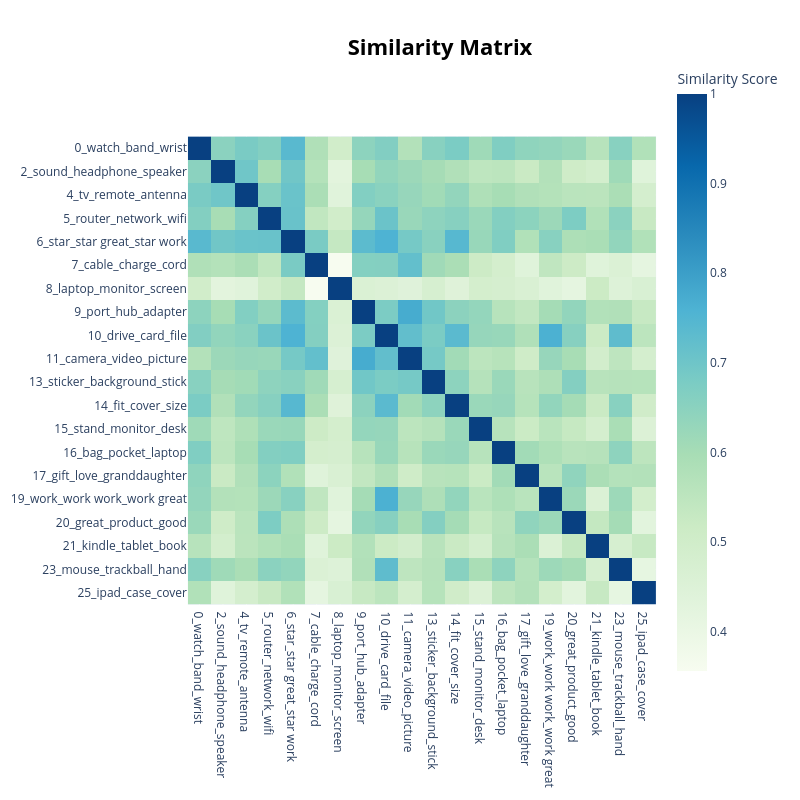

Write notebook code for a chart like this one.
### Code cell
fig = improved_topic_model.visualize_heatmap(
    top_n_topics=20
)

fig.show()
fig.write_html(
    "BERTopic_Heatmap.html"
)

### Figure 1 — Plotly figure (JSON) as saved in the notebook; plotly's stock layout.template omitted (floating-point values rounded to 4 significant figures; data arrays with more than 128 entries replaced by an {"elided": "..."} marker saying what was removed)
{"data": [{"coloraxis": "coloraxis", "hovertemplate": "x: %{x}<br>y: %{y}<br>Similarity Score: %{z}<extra></extra>", "name": "0", "type": "heatmap", "x": ["0_watch_band_wrist", "2_sound_headphone_speaker", "4_tv_remote_antenna", "5_router_network_wifi", "6_star_star great_star work", "7_cable_charge_cord", "8_laptop_monitor_screen", "9_port_hub_adapter", "10_drive_card_file", "11_camera_video_picture", "13_sticker_background_stick", "14_fit_cover_size", "15_stand_monitor_desk", "16_bag_pocket_laptop", "17_gift_love_granddaughter", "19_work_work work_work great", "20_great_product_good", "21_kindle_tablet_book", "23_mouse_trackball_hand", "25_ipad_case_cover"], "xaxis": "x", "y": ["0_watch_band_wrist", "2_sound_headphone_speaker", "4_tv_remote_antenna", "5_router_network_wifi", "6_star_star great_star work", "7_cable_charge_cord", "8_laptop_monitor_screen", "9_port_hub_adapter", "10_drive_card_file", "11_camera_video_picture", "13_sticker_background_stick", "14_fit_cover_size", "15_stand_monitor_desk", "16_bag_pocket_laptop", "17_gift_love_granddaughter", "19_work_work work_work great", "20_great_product_good", "21_kindle_tablet_book", "23_mouse_trackball_hand", "25_ipad_case_cover"], "yaxis": "y", "z": {"elided": "20x20 float values"}}], "layout": {"coloraxis": {"autocolorscale": false, "colorbar": {"title": {"text": "Similarity Score"}}, "colorscale": [[0, "rgb(247,252,240)"], [0.125, "rgb(224,243,219)"], [0.25, "rgb(204,235,197)"], [0.375, "rgb(168,221,181)"], [0.5, "rgb(123,204,196)"], [0.625, "rgb(78,179,211)"], [0.75, "rgb(43,140,190)"], [0.875, "rgb(8,104,172)"], [1, "rgb(8,64,129)"]]}, "height": 800, "hoverlabel": {"bgcolor": "white", "font": {"family": "Rockwell", "size": 16}}, "legend": {"title": {"text": "Trend"}}, "margin": {"t": 60}, "showlegend": true, "title": {"font": {"color": "Black", "size": 22}, "text": "<b>Similarity Matrix</b>", "x": 0.55, "xanchor": "center", "y": 0.95, "yanchor": "top"}, "width": 800, "xaxis": {"anchor": "y", "constrain": "domain", "domain": [0, 1], "scaleanchor": "y"}, "yaxis": {"anchor": "x", "autorange": "reversed", "constrain": "domain", "domain": [0, 1]}}}
